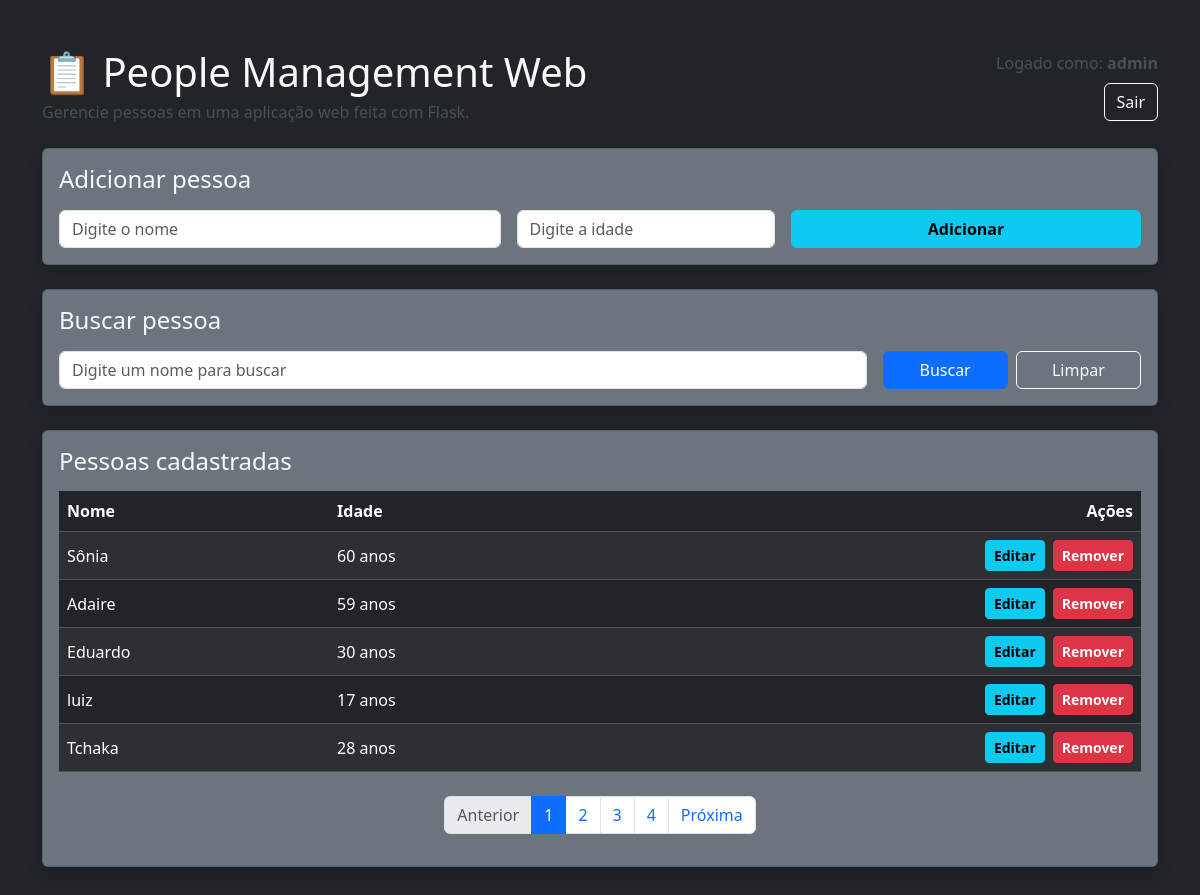
The page / (signed in) on the database as committed earlier.
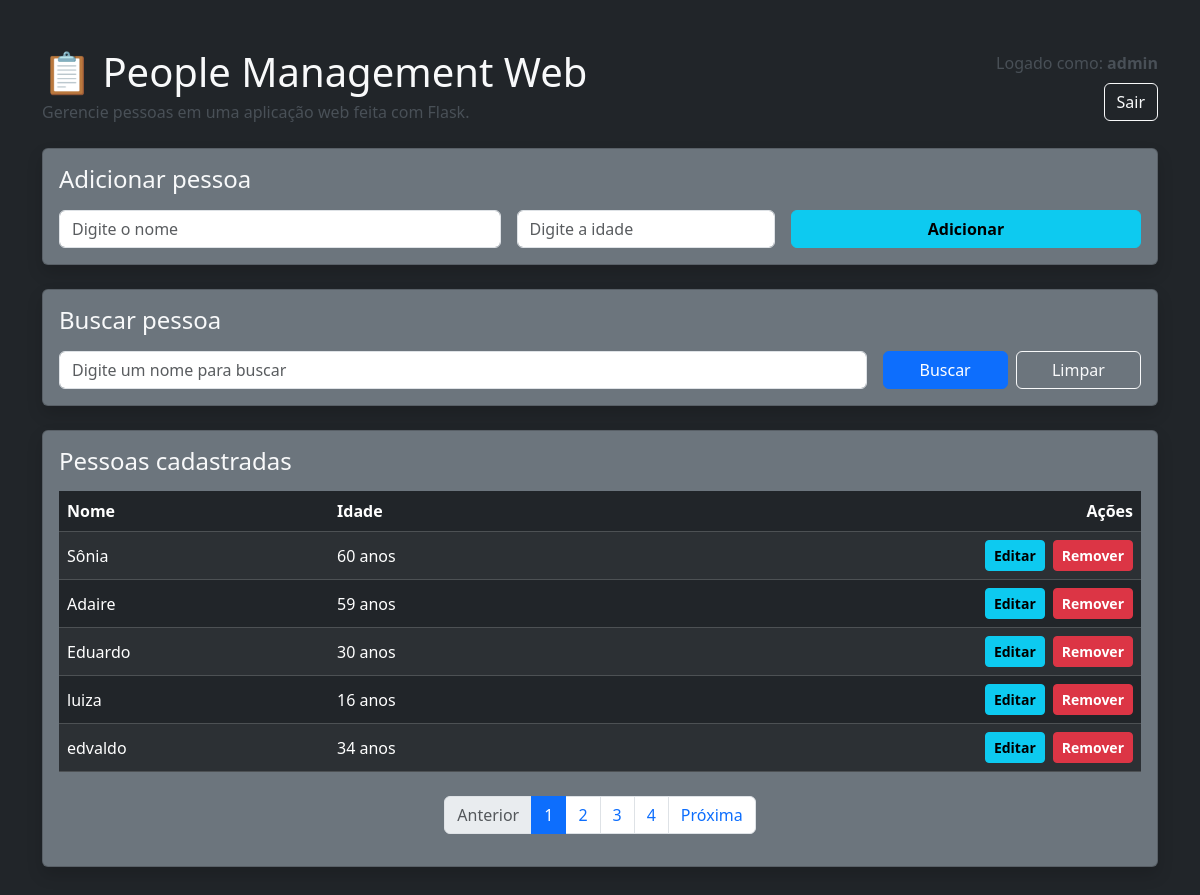
The same page on the database as committed later.
### app.py (models this page shows)
class Usuario(UserMixin, db.Model):
    id = db.Column(db.Integer, primary_key=True)
    username = db.Column(db.String(100), unique=True, nullable=False)
    password = db.Column(db.String(255), nullable=False)

class Pessoa(db.Model):
    id = db.Column(db.Integer, primary_key=True)
    nome = db.Column(db.String(100), nullable=False)
    idade = db.Column(db.Integer, nullable=False)

### app.py (the view)
@app.route("/")
@login_required
def home():
    busca = request.args.get("busca", "").strip()
    pagina = request.args.get("pagina", 1, type=int)
    por_pagina = 5
    query = Pessoa.query
    if busca:
        query = query.filter(Pessoa.nome.ilike(f"%{busca}%"))
    paginacao = query.order_by(Pessoa.id.asc()).paginate(
        page=pagina,
        per_page=por_pagina,
        error_out=False
    )
    pessoas = paginacao.items
    return render_template(
        "index.html",
        pessoas=pessoas,
        busca=busca,
        pessoa_em_edicao=None,
        form_nome="",
        form_idade="",
        paginacao=paginacao
    )

### app.py (called while the page is built)
@login_manager.user_loader
def load_user(user_id):
    return Usuario.query.get(int(user_id))

### templates/index.html (shortened to what this page needs)
<!DOCTYPE html>
<html lang="pt-br">
<head>
    <link href="https://cdn.jsdelivr.net/npm/bootstrap@5.3.3/dist/css/bootstrap.min.css" rel="stylesheet">
</head>
<body class="bg-dark text-light">
    <div class="container py-5">
        <div class="d-flex flex-column flex-md-row justify-content-between align-items-md-center mb-4 gap-3">
            <div>
                <h1 class="mb-1">📋 People Management Web</h1>
                <p class="text-light-emphasis mb-0">Gerencie pessoas em uma aplicação web feita com Flask.</p>
            </div>
            <div class="d-flex flex-column align-items-md-end gap-2">
                <span class="text-light-emphasis">Logado como: <strong>{{ current_user.username }}</strong></span>
                <a href="{{ url_for('auth.logout') }}" class="btn btn-outline-light">Sair</a>
            </div>
        </div>
        <div class="row g-4">
            <div class="col-12">
                <div class="card bg-secondary text-light shadow">
                    <div class="card-body">
                        {% if pessoa_em_edicao %}
                            <h2 class="h4 mb-3">Editar pessoa</h2>
                            <form action="{{ url_for('main.atualizar', id=pessoa_em_edicao.id, busca=busca, pagina=paginacao.page) }}" method="post" class="row g-3">
                                <div class="col-md-5">
                                    <input type="text" name="nome" class="form-control" placeholder="Digite o nome" value="{{ form_nome }}" required>
                                </div>
                                <div class="col-md-3">
                                    <input type="text" name="idade" class="form-control" placeholder="Digite a idade" value="{{ form_idade }}" required>
                                </div>
                                <div class="col-md-4 d-flex gap-2">
                                    <button type="submit" class="btn btn-info fw-bold flex-fill" onclick="this.disabled=true; this.innerText='Salvando...'; this.form.submit();">
                                        Salvar alterações
                                    </button>
                                    <a href="{{ url_for('main.home', busca=busca, pagina=paginacao.page) }}" class="btn btn-outline-light flex-fill">Cancelar</a>
                                </div>
                            </form>
                        {% else %}
                            <h2 class="h4 mb-3">Adicionar pessoa</h2>
                            <form action="{{ url_for('main.adicionar') }}" method="post" class="row g-3">
                                <div class="col-md-5">
                                    <input type="text" name="nome" class="form-control" placeholder="Digite o nome" required>
                                </div>
                                <div class="col-md-3">
                                    <input type="text" name="idade" class="form-control" placeholder="Digite a idade" required>
                                </div>
                                <div class="col-md-4">
                                    <button type="submit" class="btn btn-info fw-bold w-100" onclick="this.disabled=true; this.innerText='Processando...'; this.form.submit();">
                                        Adicionar
                                    </button>
                                </div>
                            </form>
                        {% endif %}
                    </div>
                </div>
            </div>
            <div class="col-12">
                <div class="card bg-secondary text-light shadow">
                    <div class="card-body">
                        <h2 class="h4 mb-3">Buscar pessoa</h2>
                        <form action="{{ url_for('main.home') }}" method="get" class="row g-3">
                            <div class="col-md-9">
                                <input type="text" name="busca" class="form-control" placeholder="Digite um nome para buscar" value="{{ busca }}">
                            </div>
                            <div class="col-md-3 d-flex gap-2">
                                <button type="submit" class="btn btn-primary w-100" onclick="this.disabled=true; this.innerText='Buscando...'; this.form.submit();">
                                    Buscar
                                </button>
                                <a href="{{ url_for('main.home') }}" class="btn btn-outline-light w-100">Limpar</a>
                            </div>
                        </form>
                    </div>
                </div>
            </div>
            <div class="col-12">
                <div class="card bg-secondary text-light shadow">
                    <div class="card-body">
                        <h2 class="h4 mb-3">Pessoas cadastradas</h2>
                        {% if pessoas %}
                            <div class="table-responsive">
                                <table class="table table-dark table-striped table-hover align-middle mb-0">
                                    <thead>
                                        <tr>
                                            <th>Nome</th>
                                            <th>Idade</th>
                                            <th class="text-end">Ações</th>
                                        </tr>
                                    </thead>
                                    <tbody>
                                        {% for pessoa in pessoas %}
                                            <tr>
                                                <td>{{ pessoa.nome }}</td>
                                                <td>{{ pessoa.idade }} anos</td>
                                                <td class="text-end">
                                                    <div class="d-inline-flex gap-2">
                                                        <form action="{{ url_for('main.editar', id=pessoa.id, busca=busca, pagina=paginacao.page) }}" method="get">
                                                            <button type="submit" class="btn btn-info btn-sm fw-bold">
                                                                Editar
                                                            </button>
                                                        </form>
                                                        <form action="{{ url_for('main.remover', id=pessoa.id, busca=busca, pagina=paginacao.page) }}" method="post" onsubmit="return confirmarRemocao()">
                                                            <button type="submit" class="btn btn-danger btn-sm fw-bold">
                                                                Remover
                                                            </button>
                                                        </form>
                                                    </div>
                                                </td>
                                            </tr>
                                        {% endfor %}
                                    </tbody>
                                </table>
                            </div>
                            {% if paginacao.pages > 1 %}
                                <nav class="mt-4">
                                    <ul class="pagination justify-content-center">
                                        <li class="page-item {% if not paginacao.has_prev %}disabled{% endif %}">
                                            <a class="page-link" href="{{ url_for('main.home', pagina=paginacao.prev_num, busca=busca) if paginacao.has_prev else '#' }}">
                                                Anterior
                                            </a>
                                        </li>
                                        {% for numero in paginacao.iter_pages(left_edge=1, right_edge=1, left_current=1, right_current=2) %}
                                            {% if numero %}
                                                <li class="page-item {% if numero == paginacao.page %}active{% endif %}">
                                                    <a class="page-link" href="{{ url_for('main.home', pagina=numero, busca=busca) }}">
                                                        {{ numero }}
                                                    </a>
                                                </li>
                                            {% else %}
                                                <li class="page-item disabled">
                                                    <span class="page-link">...</span>
                                                </li>
                                            {% endif %}
                                        {% endfor %}
                                        <li class="page-item {% if not paginacao.has_next %}disabled{% endif %}">
                                            <a class="page-link" href="{{ url_for('main.home', pagina=paginacao.next_num, busca=busca) if paginacao.has_next else '#' }}">
                                                Próxima
                                            </a>
                                        </li>
                                    </ul>
                                </nav>
                            {% endif %}
                        {% else %}
                            <p class="mb-0 text-light-emphasis">Nenhuma pessoa encontrada.</p>
                        {% endif %}
                    </div>
                </div>
            </div>
        </div>
    </div>
</body>
</html>

Rows that differ between the two databases and show on the page:
removed Pessoa: nome "Tchaka", idade "28"
changed Pessoa: nome "luiz" → "luiza"; idade "17" → "16"
now on this page (row unchanged): Pessoa: nome "edvaldo", idade "34"
